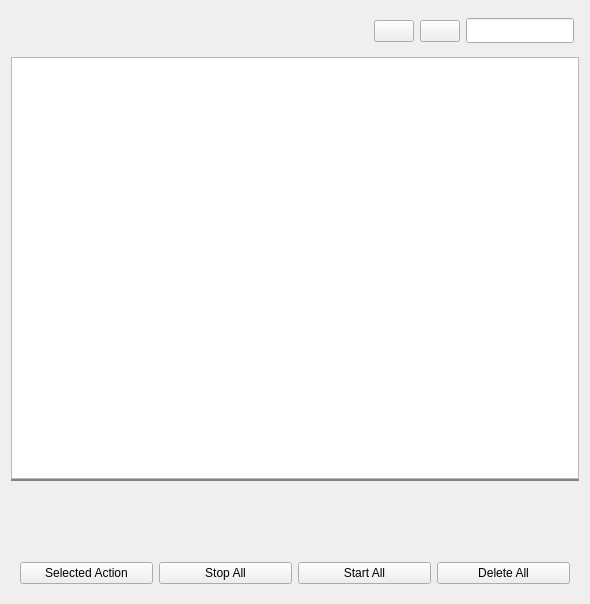
<?xml version="1.0" encoding="UTF-8"?>
<ui version="4.0">
 <class>DownloadWidget</class>
 <widget class="QWidget" name="DownloadWidget">
  <property name="geometry">
   <rect>
    <x>0</x>
    <y>0</y>
    <width>590</width>
    <height>604</height>
   </rect>
  </property>
  <property name="windowTitle">
   <string>DownloadWidget</string>
  </property>
  <layout class="QVBoxLayout" name="verticalLayout">
   <item>
    <widget class="QWidget" name="NavigationWidget" native="true">
     <property name="sizePolicy">
      <sizepolicy hsizetype="Expanding" vsizetype="Fixed">
       <horstretch>0</horstretch>
       <verstretch>0</verstretch>
      </sizepolicy>
     </property>
     <property name="minimumSize">
      <size>
       <width>0</width>
       <height>40</height>
      </size>
     </property>
     <property name="maximumSize">
      <size>
       <width>16777215</width>
       <height>40</height>
      </size>
     </property>
     <layout class="QHBoxLayout" name="horizontalLayout_4">
      <property name="leftMargin">
       <number>5</number>
      </property>
      <property name="topMargin">
       <number>5</number>
      </property>
      <property name="rightMargin">
       <number>5</number>
      </property>
      <property name="bottomMargin">
       <number>5</number>
      </property>
      <item>
       <widget class="Vanilla::ToggleButton" name="horizonNavigation" native="true">
        <property name="minimumSize">
         <size>
          <width>0</width>
          <height>0</height>
         </size>
        </property>
       </widget>
      </item>
      <item>
       <widget class="DownloadNumber" name="widgetDownNumber" native="true"/>
      </item>
      <item>
       <spacer name="horizontalSpacer">
        <property name="orientation">
         <enum>Qt::Horizontal</enum>
        </property>
        <property name="sizeHint" stdset="0">
         <size>
          <width>0</width>
          <height>0</height>
         </size>
        </property>
       </spacer>
      </item>
      <item>
       <widget class="QPushButton" name="btnFilter">
        <property name="toolTip">
         <string>filter items</string>
        </property>
        <property name="_vanillaStyle_Patch" stdset="0">
         <string>CleanButtonPatch</string>
        </property>
       </widget>
      </item>
      <item>
       <widget class="QPushButton" name="btnSort">
        <property name="toolTip">
         <string>sort items</string>
        </property>
        <property name="layoutDirection">
         <enum>Qt::RightToLeft</enum>
        </property>
        <property name="_vanillaStyle_Patch" stdset="0">
         <string notr="true">CleanButtonPatch</string>
        </property>
       </widget>
      </item>
      <item>
       <widget class="::SearchLineEdit" name="lineEditSearch">
        <property name="sizePolicy">
         <sizepolicy hsizetype="Fixed" vsizetype="Fixed">
          <horstretch>0</horstretch>
          <verstretch>0</verstretch>
         </sizepolicy>
        </property>
        <property name="minimumSize">
         <size>
          <width>100</width>
          <height>25</height>
         </size>
        </property>
        <property name="maximumSize">
         <size>
          <width>16777215</width>
          <height>25</height>
         </size>
        </property>
       </widget>
      </item>
     </layout>
    </widget>
   </item>
   <item>
    <widget class="QStackedWidget" name="stackedWidget">
     <property name="sizePolicy">
      <sizepolicy hsizetype="Expanding" vsizetype="Expanding">
       <horstretch>0</horstretch>
       <verstretch>0</verstretch>
      </sizepolicy>
     </property>
     <property name="currentIndex">
      <number>0</number>
     </property>
     <widget class="QWidget" name="widgetDownloading">
      <layout class="QVBoxLayout" name="downloadingLayout">
       <property name="leftMargin">
        <number>0</number>
       </property>
       <property name="topMargin">
        <number>0</number>
       </property>
       <property name="rightMargin">
        <number>0</number>
       </property>
       <property name="bottomMargin">
        <number>0</number>
       </property>
       <item>
        <widget class="QSplitter" name="downloadSplitter">
         <property name="styleSheet">
          <string notr="true">.QSplitter::handle:horizontal {
    background-color:  #828282;
    height: 2px;
}
.QSplitter::handle:vertical {
    background-color:  #828282;
    width: 2px;
}</string>
         </property>
         <property name="orientation">
          <enum>Qt::Vertical</enum>
         </property>
         <property name="handleWidth">
          <number>2</number>
         </property>
         <widget class="::DownloadingListWidget" name="downloadingListWidget"/>
         <widget class="::DownloadingInfoWidget" name="downloadingInfoWidget" native="true"/>
        </widget>
       </item>
       <item>
        <widget class="QWidget" name="downloadPageBtnGroup" native="true">
         <layout class="QHBoxLayout" name="horizontalLayout">
          <item>
           <widget class="QPushButton" name="btnSelectionAciton">
            <property name="text">
             <string>Selected Action</string>
            </property>
           </widget>
          </item>
          <item>
           <widget class="QPushButton" name="btnStopAll">
            <property name="text">
             <string>Stop All</string>
            </property>
           </widget>
          </item>
          <item>
           <widget class="QPushButton" name="btnStartAll">
            <property name="text">
             <string>Start All</string>
            </property>
           </widget>
          </item>
          <item>
           <widget class="QPushButton" name="btnDeleteAll">
            <property name="text">
             <string>Delete All</string>
            </property>
           </widget>
          </item>
         </layout>
        </widget>
       </item>
      </layout>
     </widget>
     <widget class="QWidget" name="widgetDownloaded">
      <layout class="QVBoxLayout" name="downloadedLayout">
       <property name="leftMargin">
        <number>0</number>
       </property>
       <property name="topMargin">
        <number>0</number>
       </property>
       <property name="rightMargin">
        <number>0</number>
       </property>
       <property name="bottomMargin">
        <number>0</number>
       </property>
       <item>
        <widget class="QSplitter" name="downloadedSplitter">
         <property name="styleSheet">
          <string notr="true">.QSplitter::handle:horizontal {
    background-color: #828282;
    height: 2px;
}
.QSplitter::handle:vertical {
    background-color:  #828282;
    width: 2px;
}</string>
         </property>
         <property name="orientation">
          <enum>Qt::Vertical</enum>
         </property>
         <property name="handleWidth">
          <number>2</number>
         </property>
         <widget class="::DownloadedListWidget" name="downloadedListWidget"/>
         <widget class="::DownloadedInfoWidget" name="downloadedInfoWidget" native="true"/>
        </widget>
       </item>
       <item>
        <widget class="QWidget" name="DownloadedBtnGroup" native="true">
         <layout class="QHBoxLayout" name="horizontalLayout_2">
          <item>
           <widget class="QPushButton" name="btnClearAll">
            <property name="text">
             <string>Clear All</string>
            </property>
           </widget>
          </item>
          <item>
           <widget class="QPushButton" name="btnRedownload">
            <property name="text">
             <string>Reloaded All</string>
            </property>
           </widget>
          </item>
          <item>
           <widget class="QPushButton" name="btnScaned">
            <property name="text">
             <string>Scan</string>
            </property>
           </widget>
          </item>
         </layout>
        </widget>
       </item>
      </layout>
     </widget>
    </widget>
   </item>
  </layout>
 </widget>
 <customwidgets>
  <customwidget>
   <class>Vanilla::ToggleButton</class>
   <extends>QWidget</extends>
   <header>VanillaStyle/Widgets/ToggleButton.h</header>
   <container>1</container>
  </customwidget>
  <customwidget>
   <class>::SearchLineEdit</class>
   <extends>QLineEdit</extends>
   <header>SUI/SearchLineEdit.h</header>
  </customwidget>
  <customwidget>
   <class>::DownloadingListWidget</class>
   <extends>QListWidget</extends>
   <header>ClientUi/Download/DownloadingListWidget.h</header>
   <container>1</container>
  </customwidget>
  <customwidget>
   <class>::DownloadedListWidget</class>
   <extends>QListWidget</extends>
   <header>ClientUi/Download/DownloadedListWidget.h</header>
  </customwidget>
  <customwidget>
   <class>::DownloadingInfoWidget</class>
   <extends>QWidget</extends>
   <header>ClientUi/Download/DownloadingInfoWidget.h</header>
   <container>1</container>
  </customwidget>
  <customwidget>
   <class>::DownloadedInfoWidget</class>
   <extends>QWidget</extends>
   <header>ClientUi/Download/DownloadedInfoWidget.h</header>
   <container>1</container>
  </customwidget>
  <customwidget>
   <class>DownloadNumber</class>
   <extends>QWidget</extends>
   <header>ClientUi/Download/DownloadNumber.h</header>
   <container>1</container>
  </customwidget>
 </customwidgets>
 <resources/>
 <connections/>
</ui>
